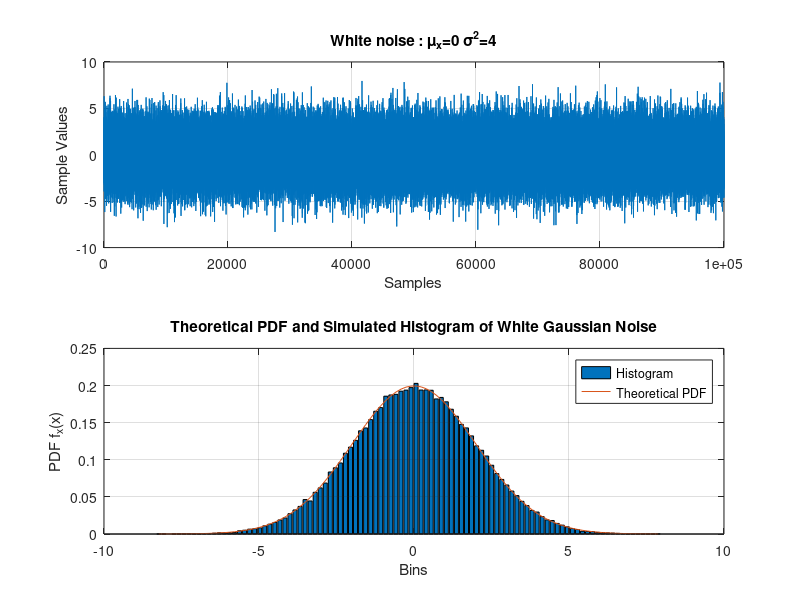
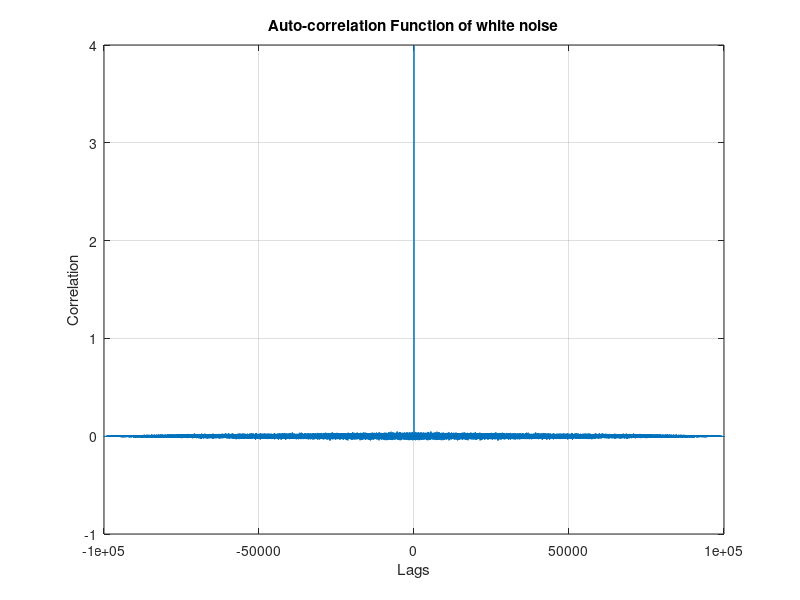

The MATLAB script that drew these images, in order:
graphics_toolkit qt
% White noise simulated in Matlab
clear all; clc; close all;
L=100000; %Sample length for the random signal
mu=0;
sigma=2;
X=sigma*randn(L,1)+mu;

figure();
subplot(2,1,1)
plot(X);
title(['White noise : \mu_x=',num2str(mu),' \sigma^2=',num2str(sigma^2)])
xlabel('Samples')
ylabel('Sample Values')
grid on;
subplot(2,1,2)
n=100; %number of Histrogram bins
[f,x]=hist(X,n);
bar(x,f/trapz(x,f)); hold on;
%Theoretical PDF of Gaussian Random Variable
g=(1/(sqrt(2*pi)*sigma))*exp(-((x-mu).^2)/(2*sigma^2));
plot(x,g);hold off; grid on;
title('Theoretical PDF and Simulated Histogram of White Gaussian Noise');
legend('Histogram','Theoretical PDF');
xlabel('Bins');
ylabel('PDF f_x(x)');
pause()

figure();
Rxx=1/L*conv(flipud(X),X);
lags=(-L+1):1:(L-1);

%Alternative method
%[Rxx,lags] =xcorr(X,'biased'); 
%The argument 'biased' is used for proper scaling by 1/L
%Normalize auto-correlation with sample length for proper scaling

plot(lags,Rxx); 
title('Auto-correlation Function of white noise');
xlabel('Lags')
ylabel('Correlation')
grid on;
pause()

